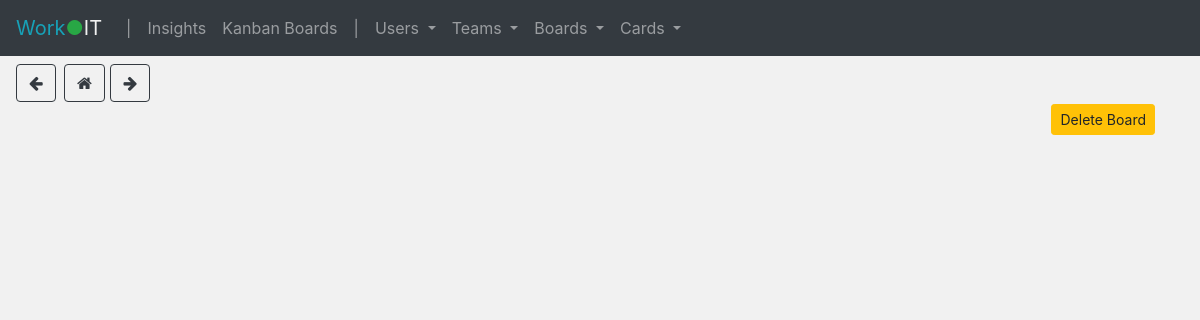
The page /board_list on the database as committed earlier.
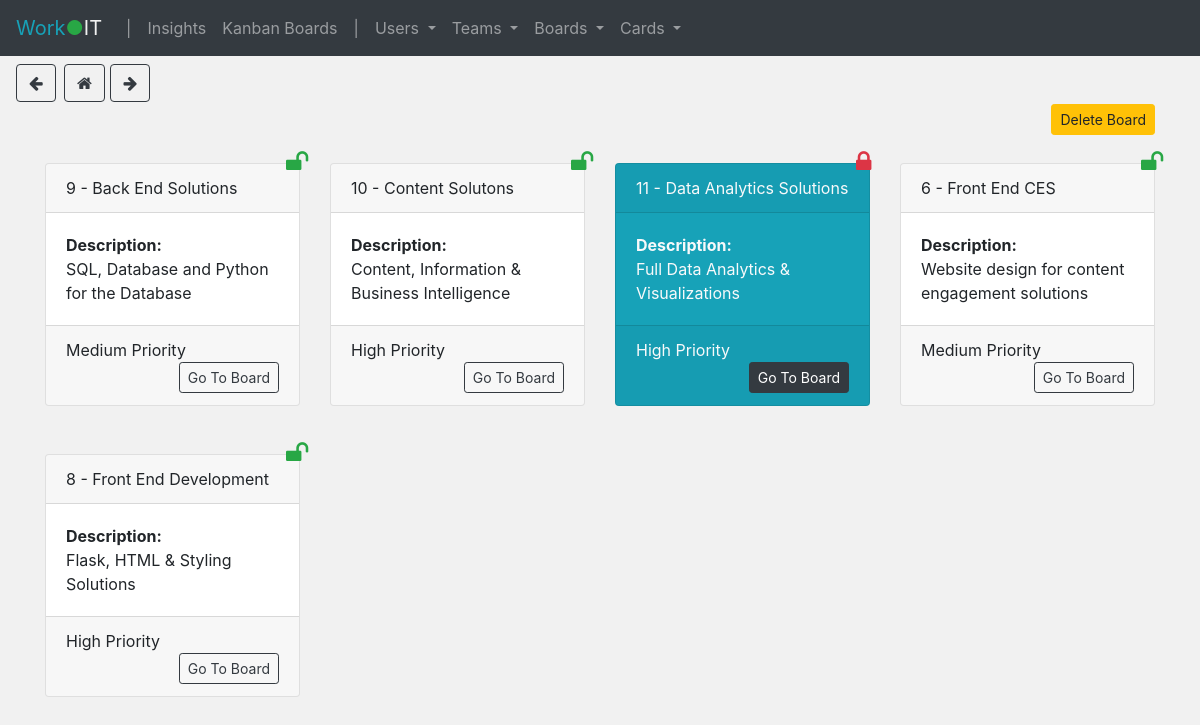
The same page on the database as committed later.
### tables this page shows
CREATE TABLE board(id INTEGER PRIMARY KEY AUTOINCREMENT,name TEXT,description TEXT,privacy TEXT,state_list TEXT,starred INTEGER);

### app.py (the view)
@app.route('/board_list')
def board_list():
    boards = get_boards()
    return render_template('board_list.html', boards=boards)

### scripts.py (called while the page is built)
def get_boards():
    con_boards = sqlite3.connect("database.db")
    con_boards.row_factory = sqlite3.Row
    cur = con_boards.cursor()
    cur.execute("SELECT * FROM board ORDER BY name")
    boards = cur.fetchall()
    con_boards.close()
    return boards

### templates/board_list.html (shortened to what this page needs)
{% extends "base.html" %}
{% block head %}
    {{ super() }}
{% endblock %}
{% block content %}
    <div class="text-right mt-5 mb-1">
        <button type="button" class="btn btn-warning btn-sm" data-toggle="modal" data-target="#delete-user">
            Delete Board
        </button>
    </div>
    <div class="row">
        {% for board in boards %}
            <div class="col-3 mt-4 mb-4">
                <form action="{{ url_for('goto_kanban') }}" method="POST">
                    <div class="card {{ 'bg-info text-light' if board['starred'] == 'Yes' }}">
                        <div class="card-header">
                            {{ board['id'] }} - {{ board['name'] }}
                            <div class="float-right text-dark">
                                {% if board['privacy'] == 'Private' %}
                                    <i class="fa fa-lock text-danger"
                                       style=" position: absolute; bottom: 14.5rem; left: 15rem; font-size: 1.5rem;"></i>
                                {% else %}
                                    <i class="fa fa-unlock text-success"
                                       style=" position: absolute; bottom: 14.5rem; left: 15rem; font-size: 1.5rem;"></i>
                                {% endif %}
                            </div>
                        </div>
                        <div class="card-body">
                            <strong>Description:</strong><br>
                            {{ board['description'] }} <br>
                        </div>
                        <div class="card-footer">
                            {{ board['state_list'] }} <br>
                            {% if board['privacy'] == 'Private' %}
                                <button type="submit" class="btn btn-dark float-right btn-sm">Go To Board</button>
                            {% else %}
                                <button type="submit" class="btn btn-outline-dark float-right btn-sm">Go To Board
                                </button>
                            {% endif %}
                        </div>
                    </div>
                </form>
            </div>
        {% endfor %}
    </div>
{% endblock %}

### templates/base.html (shortened to what this page needs)
<!doctype html>
<html>
<head>
    {% block head %}
        <link rel="stylesheet" href="https://maxcdn.bootstrapcdn.com/bootstrap/4.3.1/css/bootstrap.min.css">
        <link href="//maxcdn.bootstrapcdn.com/font-awesome/4.7.0/css/font-awesome.min.css" rel="stylesheet">
        <link rel="stylesheet" href="../static/insights.css">
    {% endblock %}
</head>
<body class="fade">
<nav class="navbar navbar-expand-sm bg-dark navbar-dark sticky-top">
    <a class="navbar-brand text-success" href="/">
        <span style="color: #17a2b8">Work</span><span style="color: #28a745;">●</span><span
            style="color: #f1f1f1">IT</span></a>
    <ul class="navbar-nav">
        <li class="nav-item text-muted">
            <a class="nav-link">|</a>
        </li>
        <li class="nav-item">
            <a class="nav-link" href="/">Insights</a>
        </li>
        <li class="nav-item">
            <a class="nav-link" href="/board_list">Kanban Boards</a>
        </li>
        <li class="nav-item text-muted">
            <a class="nav-link">|</a>
        </li>
        <li class="nav-item dropdown">
            <a class="nav-link dropdown-toggle" href="#" id="users-group" data-toggle="dropdown">
                Users
            </a>
        </li>
        <li class="nav-item dropdown">
            <a class="nav-link dropdown-toggle" href="#" id="users-group" data-toggle="dropdown">
                Teams
            </a>
        </li>
        <li class="nav-item dropdown">
            <a class="nav-link dropdown-toggle" href="#" id="users-group" data-toggle="dropdown">
                Boards
            </a>
        </li>
        <li class="nav-item dropdown">
            <a class="nav-link dropdown-toggle" href="#" id="users-group" data-toggle="dropdown">
                Cards
            </a>
        </li>
    </ul>
</nav>
<button class="btn btn-outline-dark mt-5" onclick="goBack()" style="position: absolute; top: 1rem; left: 1rem;">
    <i class="fa fa-arrow-left"></i>
</button>
<a class="btn btn-outline-dark mt-3" href="/" style="position: absolute; top: 3rem; left: 4rem;"><i
        class="fa fa-home"></i></a>
<button class="btn btn-outline-dark mt-5" onclick="goForward()" style="position: absolute; top: 1rem; left: 6.9rem;">
    <i class="fa fa-arrow-right"></i>
</button>
<div id="content" class="container">
    {% block content %}
    {% endblock %}
</div>
</body>
</html>

### static/insights.css (style rules this page uses)
body { opacity: 1; transition: 0.7s opacity; background-color: #f1f1f1; }

Rows that differ between the two databases and show on the page:
added board: id "9", name "Back End Solutions", privacy "Public" (drawn), description "SQL, Database and Python for the Database", state_list "Medium Priority"
added board: id "10", name "Content Solutons", privacy "Public" (drawn), description "Content, Information & Business Intelligence", state_list "High Priority"
added board: id "11", name "Data Analytics Solutions", privacy "Private" (drawn), description "Full Data Analytics & Visualizations", state_list "High Priority", starred "Yes" (drawn)
added board: id "6", name "Front End CES", privacy "Public" (drawn), description "Website design for content engagement solutions", state_list "Medium Priority"
added board: id "8", name "Front End Development", privacy "Public" (drawn), description "Flask, HTML & Styling Solutions", state_list "High Priority"
